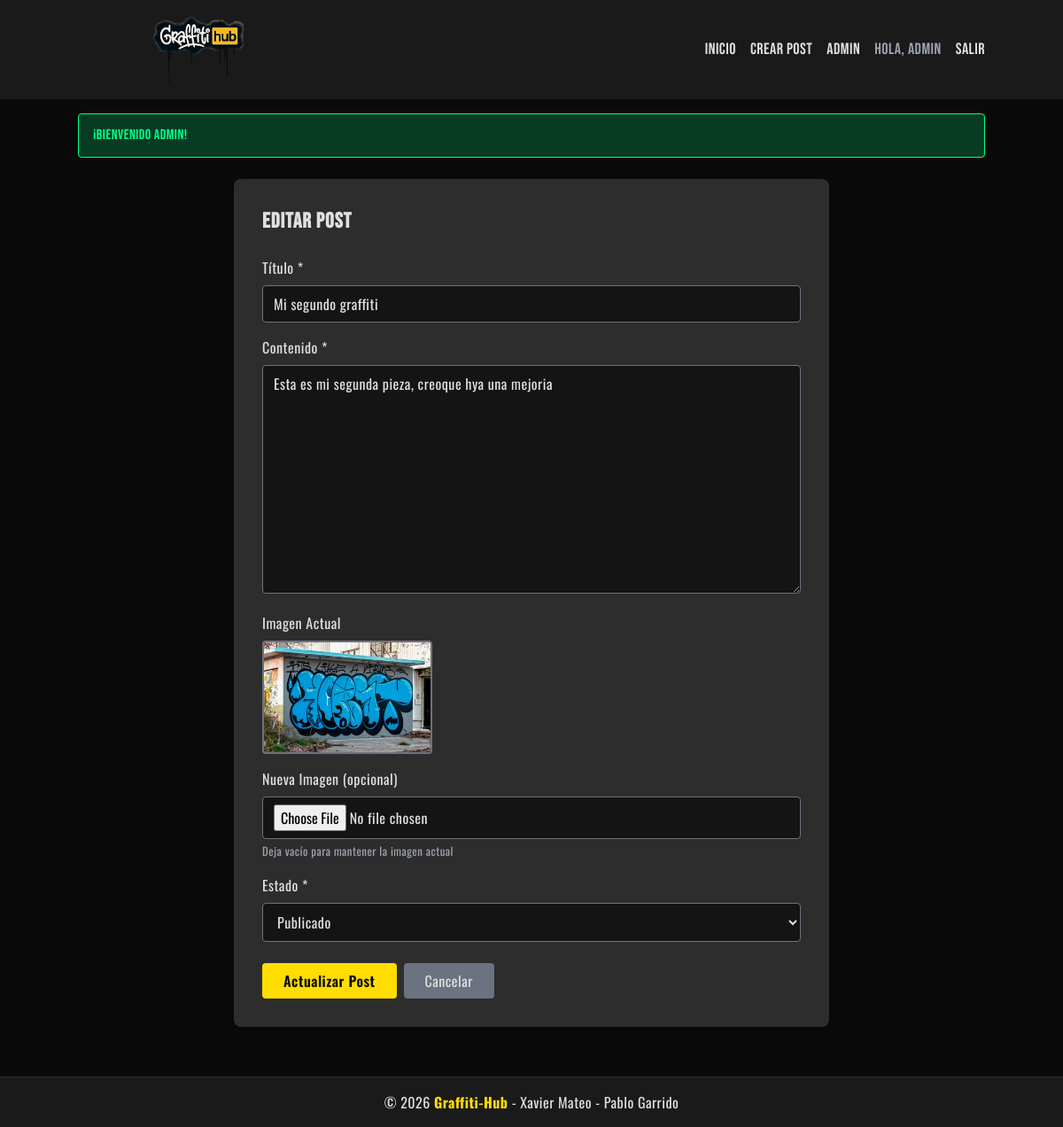
/posts/edit/1 (signed in), run on the app's committed database.
### tables this page shows
CREATE TABLE posts (
    id INT AUTO_INCREMENT PRIMARY KEY,
    user_id INT NOT NULL,
    title VARCHAR(200) NOT NULL,
    content TEXT NOT NULL,
    image VARCHAR(255),
    status ENUM('draft', 'published') DEFAULT 'draft',
    created_at TIMESTAMP DEFAULT CURRENT_TIMESTAMP,
    updated_at TIMESTAMP DEFAULT CURRENT_TIMESTAMP ON UPDATE CURRENT_TIMESTAMP,
    FOREIGN KEY (user_id) REFERENCES users(id) ON DELETE CASCADE
);

### app/Controllers/PostController.php (called while the page is built, shortened)
<?php
require_once __DIR__ . '/../../config/database.php';
require_once __DIR__ . '/../Models/Post.php';
class PostController {
    private $post;
    public function __construct() {
        $database = new Database();
        $this->db = $database->connect();
        $this->post = new Post($this->db);
    }
    public function edit($id) {
        $post = $this->post->getById($id);
        require_once __DIR__ . '/../Views/posts/edit.php';
    }
}
?>

### config/database.php (called while the page is built, shortened)
<?php
class Database {
    private $host;
    private $db_name;
    private $username;
    private $password;
    public function __construct() {
        $this->host = getenv('DB_HOST') ?: 'db';
        $this->db_name = getenv('DB_NAME') ?: 'blog_db';
        $this->username = getenv('DB_USER') ?: 'blog_user';
        $this->password = getenv('DB_PASS') ?: 'blog_password';
    }
    public function connect() {
        $this->conn = null;
        $max_attempts = 10;
        $attempt = 0;
        while ($attempt < $max_attempts) {
            try {
                $this->conn = new PDO(
                    "mysql:host=" . $this->host . ";dbname=" . $this->db_name,
                    $this->username,
                    $this->password,
                    array(
                        PDO::ATTR_ERRMODE => PDO::ERRMODE_EXCEPTION,
                        PDO::ATTR_DEFAULT_FETCH_MODE => PDO::FETCH_ASSOC,
                        PDO::MYSQL_ATTR_INIT_COMMAND => "SET NAMES utf8mb4"
                    )
                );
                break;
            } catch(PDOException $e) {
                $attempt++;
                if ($attempt >= $max_attempts) {
                    die("Error de conexión después de $max_attempts intentos: " . $e->getMessage() .
                        "<br><br>Asegúrate de que los contenedores estén corriendo: <code>docker-compose up -d</code>");
                }
                sleep(1);
            }
        }
        return $this->conn;
    }
}
?>

### app/Models/Post.php (called while the page is built, shortened)
<?php
class Post {
    private $conn;
    private $table = 'posts';
    public function __construct($db) {
        $this->conn = $db;
    }
    public function getById($id) {
        $query = "SELECT p.*, u.username, u.email
                  FROM " . $this->table . " p
                  LEFT JOIN users u ON p.user_id = u.id
                  WHERE p.id = :id";
        $stmt = $this->conn->prepare($query);
        $stmt->bindParam(':id', $id);
        $stmt->execute();
        return $stmt->fetch(PDO::FETCH_ASSOC);
    }
}
?>

### app/Views/posts/edit.php (the view, shortened to what this page needs)
<?php include __DIR__ . '/../layouts/header.php'; ?>
<div class="max-w-2xl mx-auto bg-gray-medium p-8 rounded-lg shadow-md">
    <h2 class="text-2xl font-bold mb-6 text-gray-light">Editar Post</h2>
    <form method="POST" action="<?= BASE_URL ?>/posts/update/<?= $post['id'] ?>" enctype="multipart/form-data">
        <div class="mb-4">
            <label class="block text-gray-light mb-2">Título *</label>
            <input type="text" name="title" value="<?= htmlspecialchars($post['title']) ?>" required
                   class="w-full px-3 py-2 bg-dark-alt border border-gray-500 rounded text-gray-light focus:outline-none focus:border-yellow-hub">
        </div>
        <div class="mb-4">
            <label class="block text-gray-light mb-2">Contenido *</label>
            <textarea name="content" rows="10" required
                      class="w-full px-3 py-2 bg-dark-alt border border-gray-500 rounded text-gray-light focus:outline-none focus:border-yellow-hub"><?= htmlspecialchars($post['content']) ?></textarea>
        </div>
        <?php if($post['image']): ?>
            <div class="mb-4">
                <label class="block text-gray-light mb-2">Imagen Actual</label>
                <img src="<?= UPLOAD_URL . $post['image'] ?>" alt="Current" class="w-48 h-32 object-cover rounded border-2 border-gray-500">
            </div>
        <?php endif; ?>
        <div class="mb-4">
            <label class="block text-gray-light mb-2">Nueva Imagen (opcional)</label>
            <input type="file" name="image" accept="image/*"
                   class="w-full px-3 py-2 bg-dark-alt border border-gray-500 rounded text-gray-light focus:outline-none focus:border-yellow-hub">
            <small class="text-gray-400">Deja vacío para mantener la imagen actual</small>
        </div>
        <div class="mb-6">
            <label class="block text-gray-light mb-2">Estado *</label>
            <select name="status"
                    class="w-full px-3 py-2 bg-dark-alt border border-gray-500 rounded text-gray-light focus:outline-none focus:border-yellow-hub">
                <option value="published" <?= $post['status'] == 'published' ? 'selected' : '' ?>>Publicado</option>
            </select>
        </div>
        <div class="flex gap-2">
            <button type="submit"
                    class="bg-yellow-hub text-dark-bg px-6 py-2 rounded hover:bg-yellow-gold transition-colors font-semibold">
                Actualizar Post
            </button>
            <a href="<?= BASE_URL ?>/posts/<?= $post['id'] ?>"
               class="bg-gray-500 text-gray-light px-6 py-2 rounded hover:bg-gray-600 transition-colors inline-block text-center">
                Cancelar
            </a>
        </div>
    </form>
</div>
<?php include __DIR__ . '/../layouts/footer.php'; ?>

### app/Views/layouts/header.php (style rules this page uses)
body { font-family: 'Oswald', Arial Narrow, sans-serif; letter-spacing: 0.5px; }
h1, h2, h3, h4, h5, h6 { font-family: 'Bebas Neue', Impact, sans-serif; letter-spacing: 1px; }

### data on the page
posts: title "Mi segundo graffiti", content "Esta es mi segunda pieza, creoque hya una mejoria", image (picture), status "Publicado"

### other printed values
$_SESSION['username'] "ADMIN"
$_SESSION['success'] "¡Bienvenido admin!"
